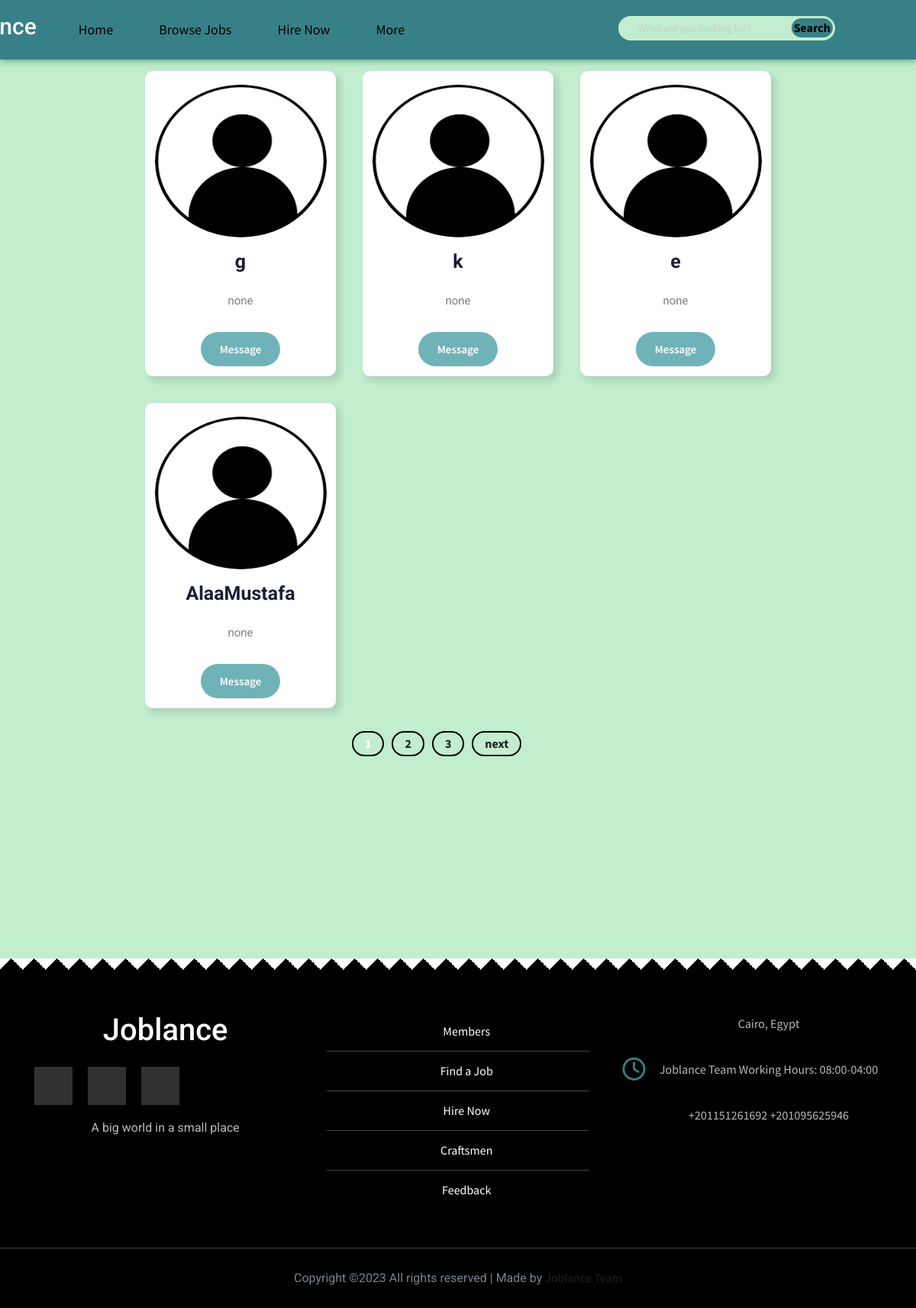
Page /profile/others/ on the committed database.
### profiles/models.py (models this page shows, shortened)
class Profile(models.Model):
    image = models.ImageField(default='user.png', upload_to=image_upload)
    user = models.OneToOneField(User, on_delete=models.CASCADE)
    slug = models.SlugField(null=True, blank=True)
    email = models.EmailField(max_length=30, default='none')
    phone_number = models.CharField(max_length=15, default='none')
    city = models.CharField(max_length=30, default='none')
    gender = models.CharField(max_length=15, default='male')
    education = models.CharField(default='none', max_length=200)
    tecskill = models.CharField(default='none', max_length=200)
    softskill = models.CharField(default='none', max_length=200)
    language = models.CharField(default='none', max_length=200)
    experience = models.CharField(default='none', max_length=400)
    bio = models.TextField(default='none')
    dob = models.DateField(blank=True, null=True)
    cv = models.FileField(upload_to=user_directory_path,
                          max_length=40, default='none')
    file = models.FileField(upload_to=user_directory_path,
                            max_length=40, default='none')
    face=models.CharField(null=False,blank=False, max_length=200)
    class Meta:
        ordering = ['-id']
    face_name = models.CharField(null=True, blank=True, max_length=200)

### profiles/views.py (the view)
# urls.py: path('others/', views.others, name='others'),
def others(request):
    query = request.GET.get('q')
    others = None
    if query:
        others = Profile.objects.filter(
            Q(user__username__icontains=query) | Q(email__icontains=query)
        )
    else:
        others = Profile.objects.all()
    paginator = Paginator(others, 4)
    page_number = request.GET.get('page')
    page_obj = paginator.get_page(page_number)
    context = {'users': page_obj, 'query': query}
    return render(request, 'profiles/others.html', context)

### profiles/templates/profiles/others.html (shortened to what this page needs)
{%load static%}
{% block content%}
<!DOCTYPE html>
<html lang="en">
<head>
    <link href="https://stackpath.bootstrapcdn.com/font-awesome/4.7.0/css/font-awesome.min.css" rel="stylesheet">
    <link href="https://cdn.jsdelivr.net/npm/bootstrap@5.2.3/dist/css/bootstrap.min.css" rel="stylesheet">
    <link rel="stylesheet" href="https://cdnjs.cloudflare.com/ajax/libs/typicons/2.0.9/typicons.min.css">
    <link rel="stylesheet" href="{% static  'css/others.css' %}">
    <link rel="stylesheet" href="{% static 'css/mayarstyle.css' %}">
    <link rel="stylesheet" href="{% static 'css/normalize.css' %}">
    <link rel="stylesheet" href="{% static 'css/morsy.css' %}">
    <link rel="stylesheet" href="{% static 'css/search.css' %}">
    <link rel="stylesheet" href="{% static 'css/style.css'%}">
    <link rel="stylesheet" href="{% static 'css/morsy.min.css' %}">
</head>
<body style="background-color: #C2EDCE">
    <Header>
        <div class="container">
            <a href="{% url 'pages:index' %}" class="logo">
                <h2 style="color: #fff;">Joblance</h2>
            </a>
            <ul class="links">
                <li><a href="{% url 'pages:home' %}">Home</a></li>
                <li><a href="{% url 'jobs:job_list' %}">Browse Jobs</a></li>
                <li><a href="{% url 'profiles:others' %}">Hire Now</a></li>
                <li>
                    <a href="#" class="io">More</a>
                </li>
            </ul>
            <form>
                <i class="fa-sharp fa-solid fa-magnifying-glass"></i>
                <input type="Search" name="q" value= "{{ query|default:'' }}" placeholder="What are you looking for?">
                <input type="submit" value="Search">
            </form>
        </div>
    </Header>
    <div class="container0">
        {%for x in users %}
        {% if x.id != request.user.id %}
        <div class="box0">
            <img src="{{ x.image.url }}" usemap="#AllArea" class="rounded-circle"
                href="{% url 'profiles:other' x.id %}">
            <a href="{% url 'profiles:other' x.id %}">
                <h2>{{x.user}}</h2>
            </a>
            <p>{{x.tecskill}}</p>
            <div class="options">
                <a href="https://www.facebook.com/messages/t/{{x.face_name}}">Message</a>
            </div>
        </div>
        {%endif%}
        {%endfor%}
    </div>
    {% if users.has_other_pages %}
    <div class="pagination1">
        {% for page in users.paginator.page_range %}
            {% if page == users.number %}
                <span class="page-number current-page">{{ page }}</span>
            {% elif page > users.number|add:'-3' and page < users.number|add:'3' %}
                <a href="?page={{ page }}">{{ page }}</a>
            {% endif %}
        {% endfor %}
            {% if users.has_next %}
                <a href="?page={{ users.next_page_number }}">next</a>
            {% endif %}
    </div>
    {% endif %}
    <section style="margin-top: 250px;">
   <footer>
    <div class="container">
        <div class="box">
            <h3 style="color: #fff;">Joblance</h3>
            <br>
            <ul class="social">
                <li>
                    <a href="#" class="facebook">
                        <i class="fab fa-facebook-f"></i>
                    </a>
                </li>
                <li>
                    <a href="#" class="twitter">
                        <i class="fab fa-twitter"></i>
                    </a>
                </li>
                <li>
                    <a href="#" class="youtube">
                        <i class="fab fa-youtube"></i>
                    </a>
                </li>
            </ul>
            <br>
            <p class="text">
                A big world in a small place
            </p>
        </div>
        <div class="box">
            <ul class="links">
                <li>
                    <a href="{% url 'features:members' %}">Members</a>
                </li>
                <li>
                    <a href="{% url 'jobs:job_list' %}">Find a Job</a>
                </li>
                <li>
                    <a href="{% url 'profiles:others' %}">Hire Now</a>
                </li>
                <li>
                    <a href="{% url 'features:craftsmen' %}">Craftsmen</a>
                </li>
                <li>
                    <a href="{% url 'pages:feedback' %}">Feedback</a>
                </li>
            </ul>
        </div>
        <div class="box">
            <div class="line">
                <i class="fas fa-map-marker-alt fa-fw"></i>
                <div class="info">
                    Cairo, Egypt
                </div>
            </div>
            <div class="line">
                <i class="far fa-clock fa-fw"></i>
                <div class="info">
                    Joblance Team Working Hours: 08:00-04:00
                </div>
            </div>
            <div class="line">
                <i class="fas fa-phone-volume fa-fw"></i>
                <div class="info">
                    +201151261692
                    +201095625946
                </div>
            </div>
        </div>
    </div>
   <p class="copyright">Copyright &copy;<script>document.write(new Date().getFullYear());</script> All rights reserved | Made by <a href="{% url 'features:members' %}" target="_blank">Joblance Team</a> </p>
</footer>
    </section>
</body>
</html>
{% endblock content %}

### static/css/others.css (style rules this page uses)
:root { --primary-color: #6FB3B8; --secondary-color: #388087; --gray-color: #808080; }
* { box-sizing: border-box; font-family: 'Source Sans Pro', sans-serif; line-height: 1; padding: 0; margin: 0; }
body { background-color: #C2EDCE; }
.container0 { width: 1180px; height: auto; padding: 15px; margin-left: auto; margin-right: auto; display: grid; justify-content: center; grid-template-columns: repeat(auto-fill, minmax(250px, auto)); gap: 35px; }
@media (max-width: 1200px) { .container0 { width: 1000px; } }
.box0 { width: 250px; height: 400px; background-color: white; border-radius: 10px; overflow: hidden; display: flex; flex-direction: column; align-items: center; text-align: center; box-shadow: 5px 5px 10px 1px rgb(0, 0, 0, 12%); gap: 17.5px; }
.box0 img { width: 90%; height: 50%; max-width: 90%; max-height: 50%; min-width: 90%; min-height: 50%; margin: auto; }
.box0 a { color: black; text-decoration: none; }
.box0 h2 { font-size: 25px; font-weight: bold; }
.box0 p { padding: 0 20px; font-size: 15px; line-height: 1.35; color: var(--gray-color); }
.box0 .options { margin-bottom: 250px; }
.box0 .options a { color: white; background-color: var(--primary-color); display: inline-block; padding: 15px 25px; text-decoration: none; font-weight: 600; font-size: 15px; border-radius: 80px; }
.pagination1 { margin-left: 38%; text-align: center; display: flex; }
.pagination1 a, .pagination1 span { padding: 2px 15px; display: inline-block; border-radius: 25px; border: 2px solid black; font-size: 16px; font-weight: bold; text-decoration: teal; margin: 15px 5px; line-height: 25px; }
.pagination1 a:first-child, .pagination1 a:last-child { margin-right: 0; }

### static/css/mayarstyle.css (style rules this page uses)
body { text-align: center; font-family: sans-serif; color:white; margin: 0px; }
img { height: 15em; width: 15em; border-radius: 50%; border: 1px solid black; position: relative; }
h2 { color: black; }
p { color: black; }

### static/css/search.css (style rules this page uses)
.container form { margin: 0px 0px 5px 250px; background-color: #C2EDCE; border-radius: 150px; padding: 3px; width: 70%; display: flex; align-items: center; }
.container form i { padding: 5px; color: var(--gray-color); }
.container form input[type="search"] { flex: 1; min-width: 0; background-color: #C2EDCE; border: none; outline: none; }
.container form input[type="submit"] { background-color: var(--secondary-color); border-radius: 150px; padding: 3px; font-weight: 700; border: none; }

### rows in the picture
Profile: image (placeholder picture), user "g", tecskill "none"
Profile: image (placeholder picture), user "k", tecskill "none"
Profile: image (placeholder picture), user "e", tecskill "none"
Profile: image (placeholder picture), user "AlaaMustafa", tecskill "none"

### other values in the picture
{{ page }} "1"
{{ page }} "2" "3"
